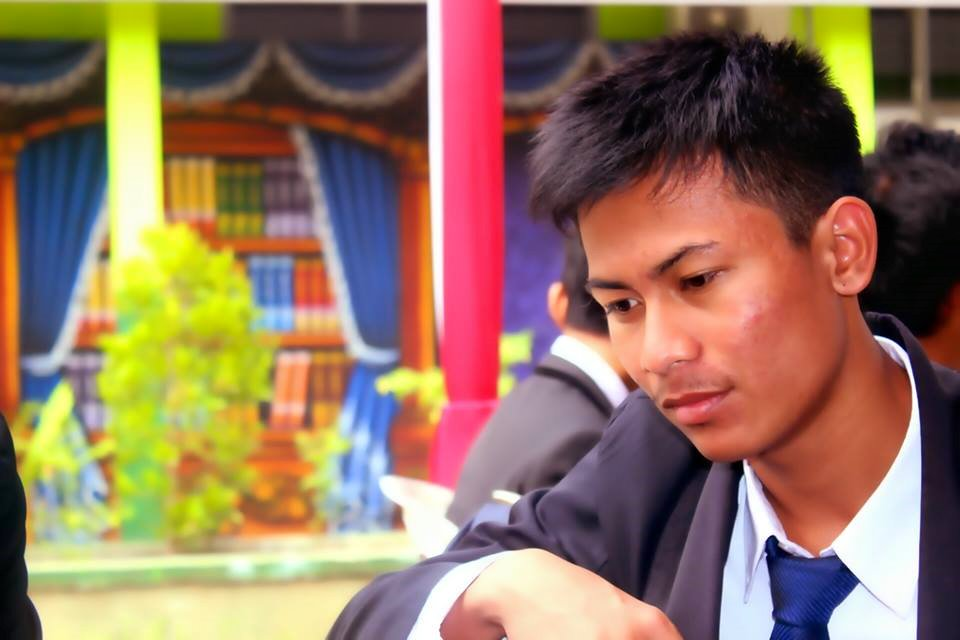
#> input picture rikad.jpg, 960 x 640 px
$ python edge-detection.py   (older library calls are emulated)
#> lines starting #> are read from the running program, lines starting #| are printed output that depends on the picture
import cv2
import numpy as np

img = cv2.imread('rikad.jpg')
#> img is the input picture: shape (640, 960, 3); mean B, G, R 94.9, 116.7, 147.3
np.array(img, dtype=np.uint8)
gray = cv2.cvtColor(img, cv2.COLOR_BGR2GRAY)
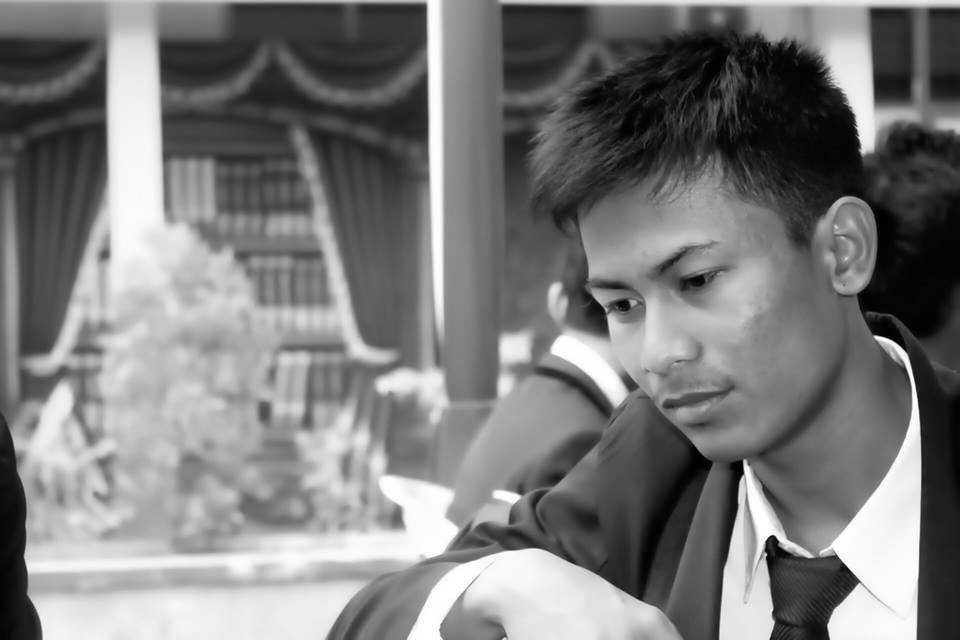
#> gray: shape (640, 960); min 0, max 255, mean 123.4
img_gaussian = cv2.GaussianBlur(gray,(3,3),0)

#canny edge proses
img_canny = cv2.Canny(img,100,200)
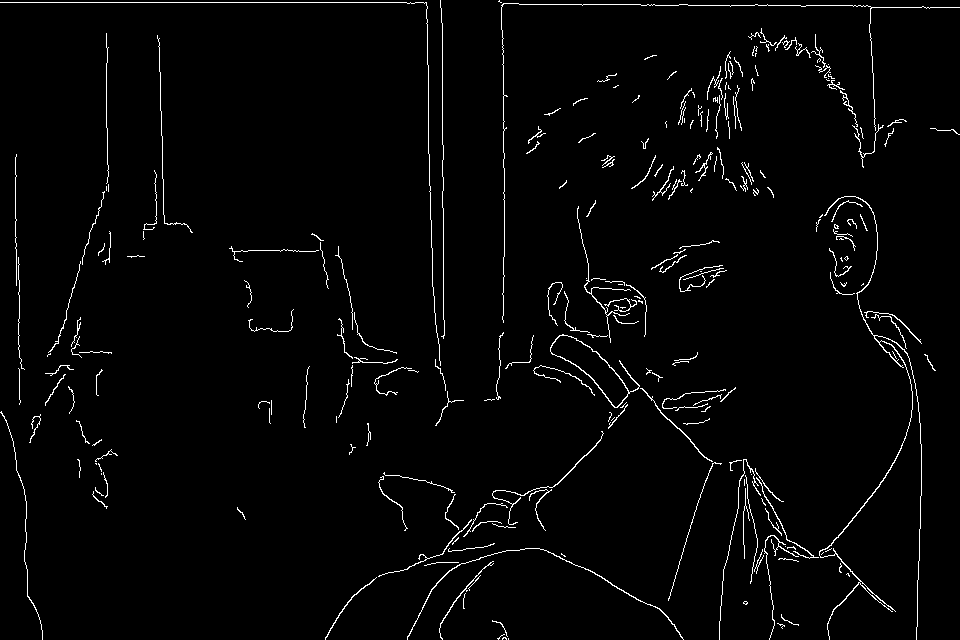
#> img_canny: shape (640, 960); 2.3% white in thin lines or dots

#sobel proses
img_sobelx = cv2.Sobel(img_gaussian,cv2.CV_8U,1,0,ksize=5)
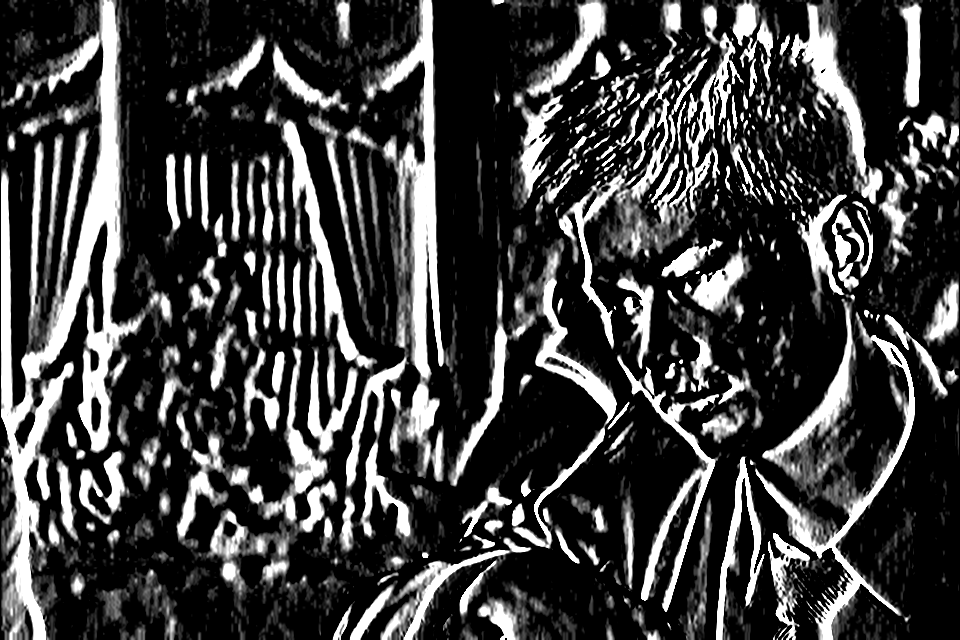
#> img_sobelx: shape (640, 960); min 0, max 255, mean 62.9
img_sobely = cv2.Sobel(img_gaussian,cv2.CV_8U,0,1,ksize=5)
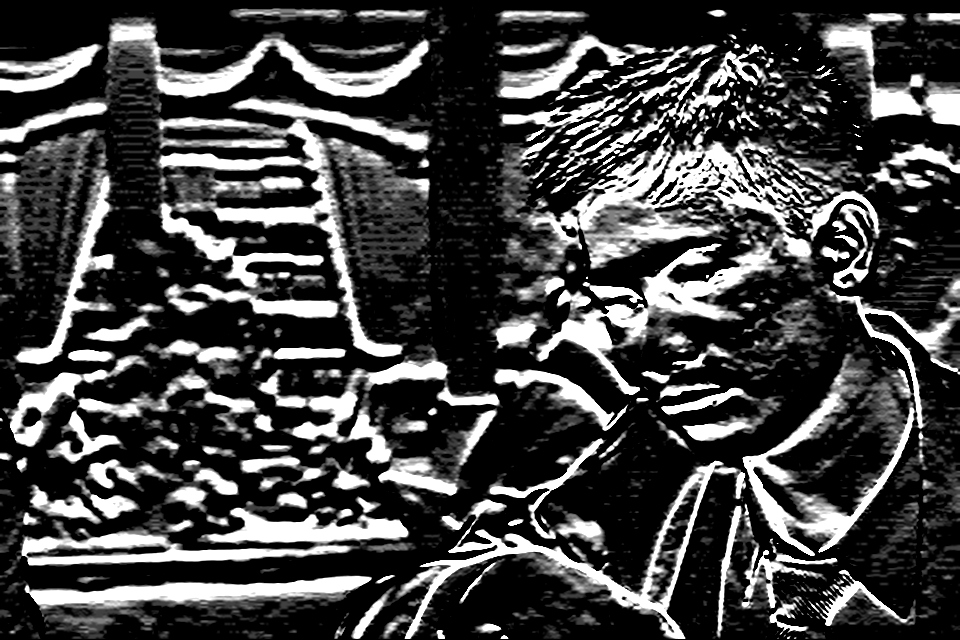
#> img_sobely: shape (640, 960); min 0, max 255, mean 67.4
img_sobel = img_sobelx + img_sobely
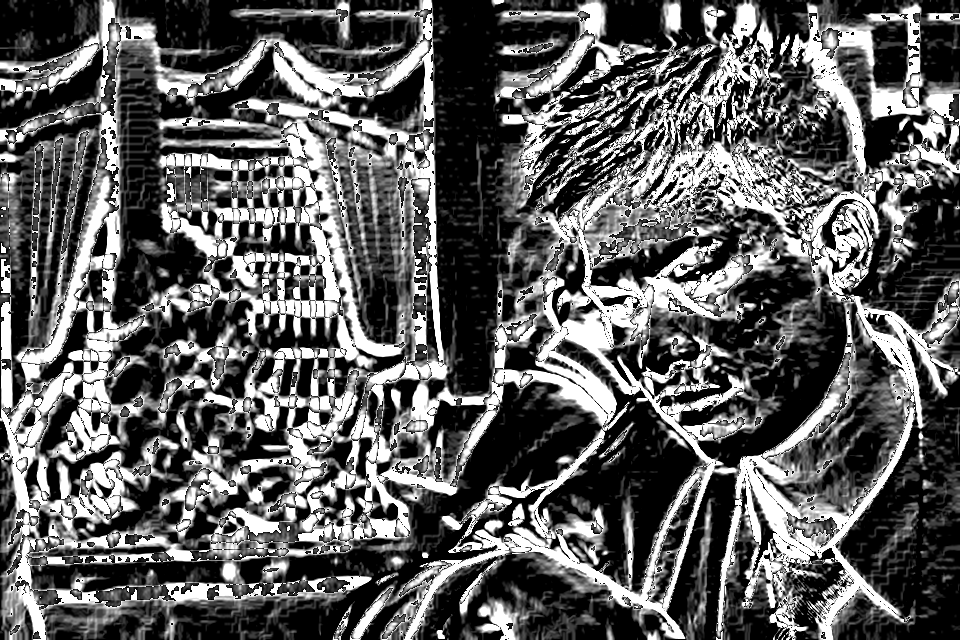
#> img_sobel: shape (640, 960); min 0, max 255, mean 93.6


#prewitt proses
kernelx = np.array([[1,1,1],[0,0,0],[-1,-1,-1]])
kernely = np.array([[-1,0,1],[-1,0,1],[-1,0,1]])
img_prewittx = cv2.filter2D(img_gaussian, -1, kernelx)
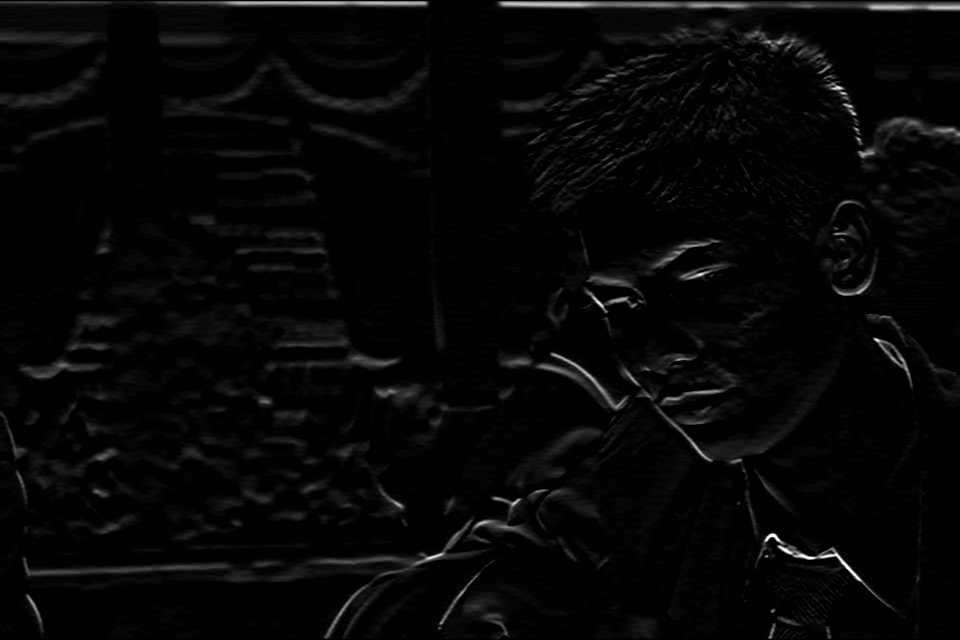
#> img_prewittx: shape (640, 960); min 0, max 255, mean 6.2
img_prewitty = cv2.filter2D(img_gaussian, -1, kernely)


# tampilkan
cv2.imshow("Original Image", img)
cv2.imshow("Canny", img_canny)
cv2.imshow("Sobel X", img_sobelx)
cv2.imshow("Sobel Y", img_sobely)
cv2.imshow("Sobel", img_sobel)
cv2.imshow("Prewitt X", img_prewittx)
cv2.imshow("Prewitt Y", img_prewitty)
cv2.imshow("Prewitt", img_prewittx + img_prewitty)
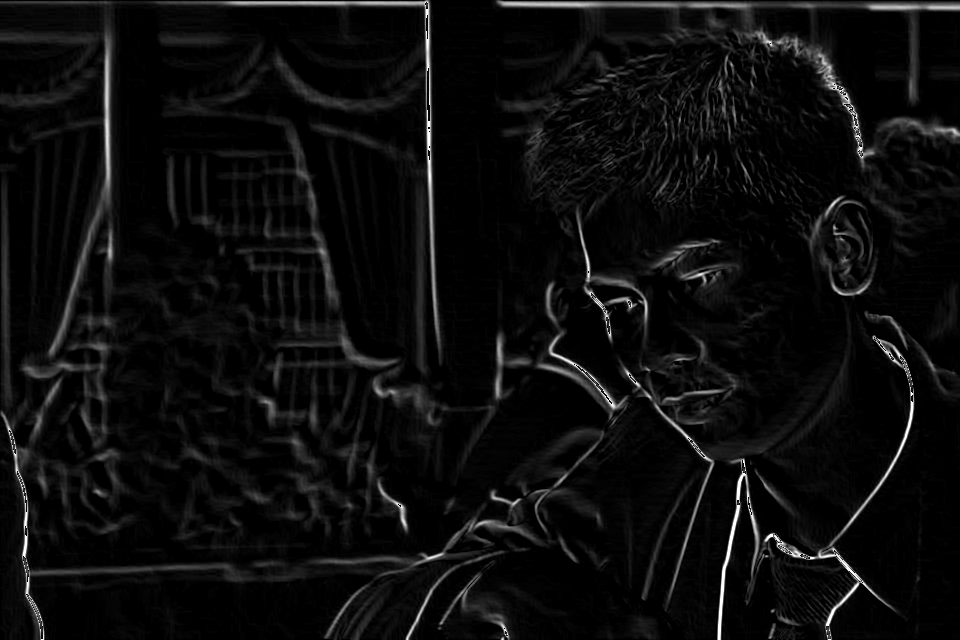
#> window 'Prewitt': shape (640, 960); min 0, max 255, mean 12.8


cv2.waitKey(0)
cv2.destroyAllWindows()
